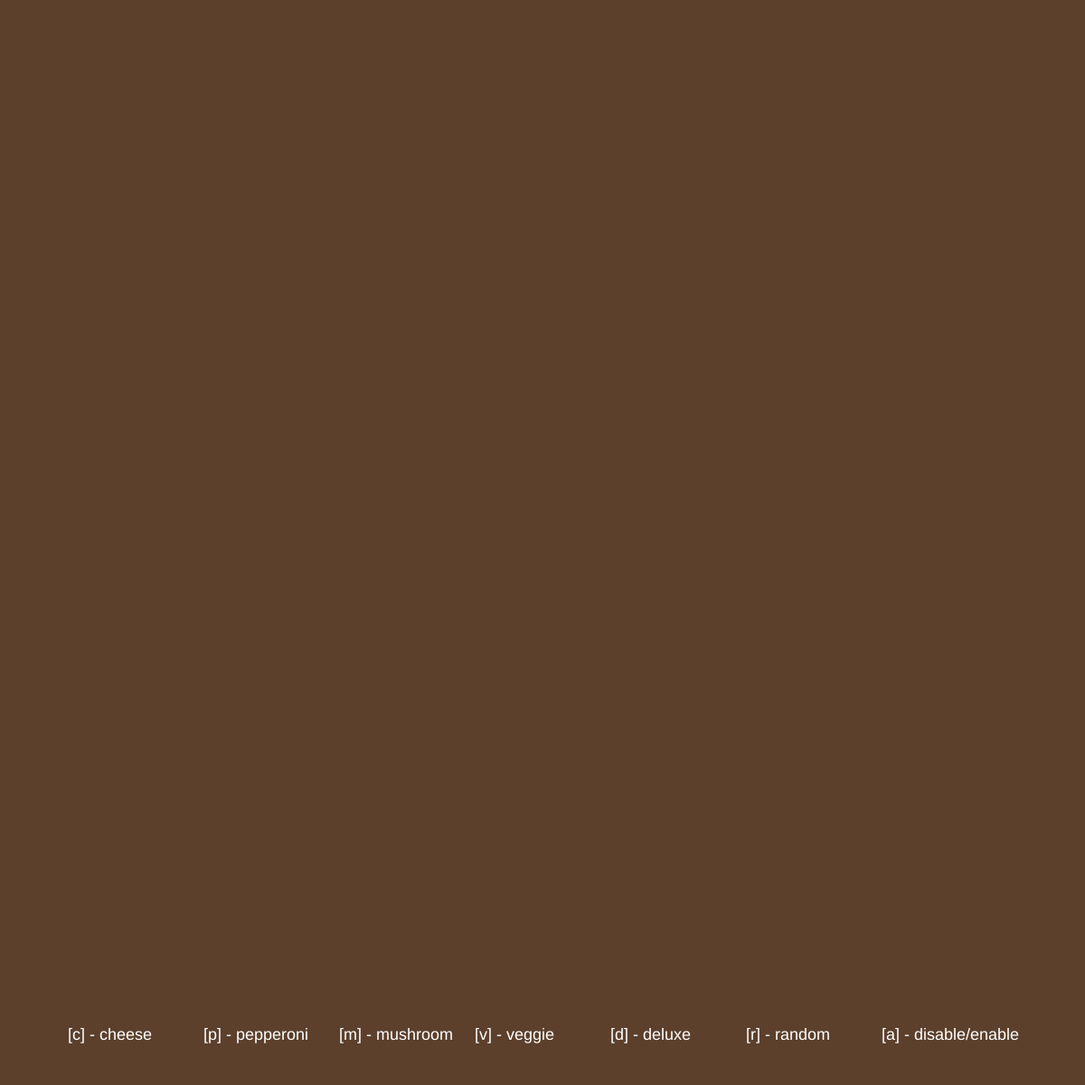
Frame 1 (no input)
Frame 60 (no input): identical to frame 1, image omitted
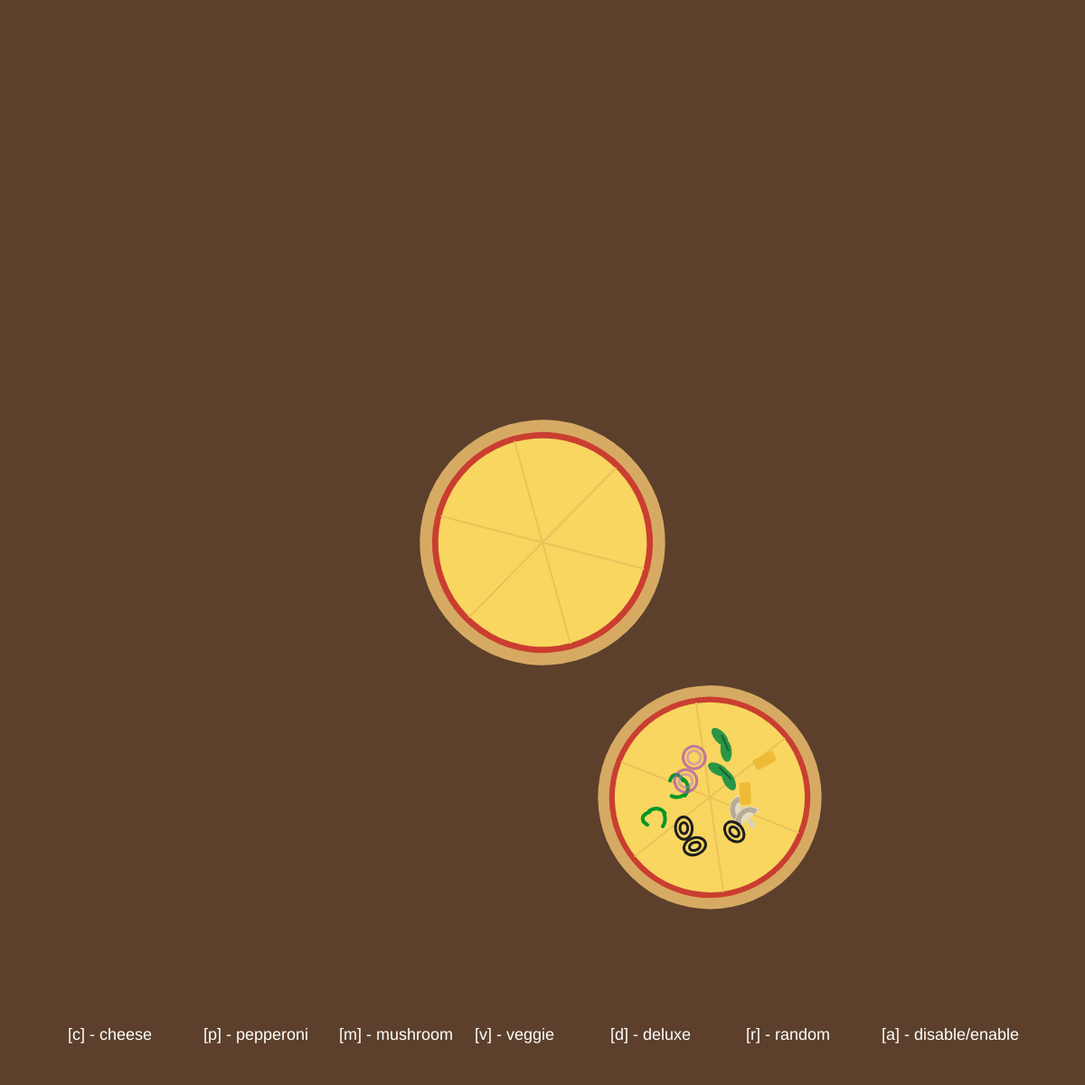
Frame 120 (the mouse pressed at the canvas centre since frame 60)

The p5.js sketch that drew these frames (run headless with seeded random() and noise() and a simulated clock; from frame 60 on, the mouse is pressed at the canvas centre):

// p5.js sketch
// ── sketch.js
// As I stated last week, I will be creating a pizza factory that only serves pizzas but with many variations and toppings.
// I implemented 5 variants of pizzas, including cheese, pepperoni, mushroom, veggie, and deluxe.
// I also chose seven toppings that can be served with these variants.
// They are pepperoni, mushroom, pepper, olive, onion, basil, and pineapple.
// Cheese pizza is the most basic one with no toppings, pepperoni pizza only has pepperoni topping, mushroom pizza only has mushroom topping.
// Veggie pizza include all vegeterian toppings including all toppings except for pepperoni.
// Deluxe pizza is the most premium pizza that serves with all seven toppings.
// However, I decided not to make pizzas get served with same number of toppings even though the total number of topping types will always be the same.
// For example, the mushroom pizza sometimes will come with 5 mushrooms and sometimes will come with 10 mushrooms (range between 5 and 10).
// This topping logic applies to all pizza variants to make sure the pizzas feel organic, not just a duplicate of one another.
// I decided to implement user interactions by allowing users to pick the variant they would like through pressing different keys.
// For example, 'c' represents cheese pizza, 'm' represents mushroom pizza, 'p' represents pepperoni pizza, 'v' represents veggie pizza, and 'd' represents deluxe pizza.
// Also, if the user presses 'r' key, it will randomly choose one of those five variants for users. 
// I also decided to automatically generate pizzas in random variants for users at the start so that users can have a quick glance of what the pizzas look like.
// To make it user-friendly, I enabled the 'a' key so that users can toggle between automatic and manually placing pizzas only. 
// Even if it is in the automatic mode, the user can still manually place pizzas.
// I also allow users to remove pizzas from the canvas just by clicking on the pizza they dislike.
// Another user-friendly design I made here is that I created this scale out-in effect for any pizza that is placed on the canvas for the first time to help users identify which pizza is the freshest (newest).
// To ensure an organic pattern of pizzas, I used many random() in my pizza functions to simulate different sizes, types, positions, and topping amount.


// declare global variables
let myPizzas = []; // this array contains all the pizzas that will be drawn on the canvas
let pizzaType; // this variable contains string value for pizza type
let tempPizzaType; // this variable contains string value for pizza type but used for the automatic pizza generator
let pizzaTypeContainer = ['cheese', 'pepperoni', 'mushroom', 'veggie', 'deluxe']; // this array contains all five pizza variants

// initialize topping counts and set to default 0
let totalToppingCount = 0;
let pepperoniCount = 0;
let mushroomCount = 0;
let pepperCount = 0;
let oliveCount = 0;
let onionCount = 0;
let basilCount = 0;
let pineappleCount = 0;

// initialize topping counts and set to default 0 but used for the automatic pizza generator
let tempTotalToppingCount = 0;
let tempPepperoniCount = 0;
let tempMushroomCount = 0;
let tempPepperCount = 0;
let tempOliveCount = 0;
let tempOnionCount = 0;
let tempBasilCount = 0;
let tempPineappleCount = 0;

let randomType = false; // initialize randomType boolean to false. Users do not start with random pizza selection
let isAutoGenerate = true; // initialize isAutoGenerate boolean to true. Canvas starts by automatically generating pizzas
let lastSpawn = 0; // initialize the spawnTime for automatic generator to 0


function setup() {
  createCanvas(1200, 1200);
}

function draw() {
  background(92, 64, 44);
  // I used this for loop to call displayPizza() function on each pizza instance stored inside myPizzas array so that every pizza pushed into the array will show on the canvas
  for (let i = 0; i < myPizzas.length; i++) {
    myPizzas[i].displayPizza();
  }
  // I created this automatic pizza generator that can generate pizzas with different variants every other second
  // Here I subtract millis() by last recorded time to see how many milli seconds has passed. If it is more than 1000ms (1s), it will record the time again and if the user chooses to auto generate pizza, the generator will do its job
  if ((millis() - lastSpawn) >= 1000) {
    lastSpawn = millis();
    if (isAutoGenerate) {
      // This line of code randomly chooses one of those 5 variants and stores in the tempPizzaType for later use. I used random() function here to round the numbers to integer so that it works properly inside an array.
      tempPizzaType = pizzaTypeContainer[round(random(0, 4))]; // https://p5js.org/reference/p5/round/
      // I called this customized function here to check which pizza type it is and assign random amount for each topping and calculate the total amount of topping
      updateTempToppingCount();
      let tempSize = random(200, 300); // assign a random size for the pizza
      // create a new instance of pizza class with corresponding values. I used many random() here to create organic patterns of pizza
      let tempPizza = new Pizza(tempPizzaType, tempSize, random(0 + (tempSize / 2), width - (tempSize / 2)), random(0 + (tempSize / 2), height - (tempSize / 2)), random(0, TWO_PI), tempTotalToppingCount, tempPepperoniCount, tempMushroomCount, tempPepperCount, tempOliveCount, tempBasilCount, tempOnionCount, tempPineappleCount);
      myPizzas.push(tempPizza); // add the newly created pizza instance to myPizzas array
    }
  }
  // on-screen text for instruction
  textSize(18);
  fill(255);
  text('[c] - cheese', 75, 1150);
  text('[p] - pepperoni', 225, 1150);
  text('[m] - mushroom', 375, 1150);
  text('[v] - veggie', 525, 1150);
  text('[d] - deluxe', 675, 1150);
  text('[r] - random', 825, 1150);
  text('[a] - disable/enable', 975, 1150);
}

// I created this customized function to check which pizza type it is and assign random amount for each topping and calculate the total amount of topping
// one thing to note here is that I only assign random amount to the toppings that exist in the corresponding variant, and pepperoniCount is excluded from total topping count because later in the class I will need to have the toppings in the correct order and numbers to assign each topping a random position using cos() and sin()
// pepperoni topping will not be using random positions so it is excluded from the total topping count
function updateTempToppingCount() {
  // total topping count need to be defaulted to 0 every time to avoid infinite accumulation
  tempTotalToppingCount = 0;
  if (tempPizzaType == 'pepperoni') {
    tempPepperoniCount = round(random(2, 5)); // round random numbers to an integer so that it can be used in for loops
  } else if (tempPizzaType == 'mushroom') {
    tempMushroomCount = round(random(5, 10));
    tempTotalToppingCount = tempMushroomCount;
  } else if (tempPizzaType == 'veggie') {
    tempMushroomCount = round(random(1, 4));
    tempOliveCount = round(random(1, 4));
    tempPepperCount = round(random(1, 4));
    tempOnionCount = round(random(1, 4));
    tempBasilCount = round(random(1, 4));
    tempPineappleCount = round(random(1, 4));
    tempTotalToppingCount = tempOnionCount + tempMushroomCount + tempOliveCount + tempPepperCount + tempBasilCount + tempPineappleCount;
  } else if (tempPizzaType == 'deluxe') {
    tempPepperoniCount = round(random(5, 8));
    tempMushroomCount = round(random(1, 4));
    tempOliveCount = round(random(1, 4));
    tempPepperCount = round(random(1, 4));
    tempOnionCount = round(random(1, 4));
    tempBasilCount = round(random(1, 4));
    tempPineappleCount = round(random(1, 4));
    tempTotalToppingCount = tempOnionCount + tempMushroomCount + tempOliveCount + tempPepperCount + tempBasilCount + tempPineappleCount;
  }
}

// same reason for creating this customized function except that it is used for spawning pizzas with mouse clicks
// I created the second version of the same function and corresponding variables to make sure the automatic generator does not interfere with manual spawned pizzas
// I wanted each system to contain their own values to avoid future bugs and errors
// the only difference of this customized function is that it receives random type input from the user, signaling whether to spawn a random pizza variant for the next mouse click
function updateToppingCount() {
  totalToppingCount = 0;
  if (randomType == true) {
    pizzaType = pizzaTypeContainer[round(random(0, 4))];
  }
  if (pizzaType == 'pepperoni') {
    pepperoniCount = round(random(2, 5));
  } else if (pizzaType == 'mushroom') {
    mushroomCount = round(random(5, 10));
    totalToppingCount = mushroomCount;
  } else if (pizzaType == 'veggie') {
    mushroomCount = round(random(1, 4));
    oliveCount = round(random(1, 4));
    pepperCount = round(random(1, 4));
    onionCount = round(random(1, 4));
    basilCount = round(random(1, 4));
    pineappleCount = round(random(1, 4));
    totalToppingCount = onionCount + mushroomCount + oliveCount + pepperCount + basilCount + pineappleCount;
  } else if (pizzaType == 'deluxe') {
    pepperoniCount = round(random(5, 8));
    mushroomCount = round(random(1, 4));
    oliveCount = round(random(1, 4));
    pepperCount = round(random(1, 4));
    onionCount = round(random(1, 4));
    basilCount = round(random(1, 4));
    pineappleCount = round(random(1, 4));
    totalToppingCount = onionCount + mushroomCount + oliveCount + pepperCount + basilCount + pineappleCount;
  }
}

// I used this built-in function to receive user key input and decide which pizza variant users want
// Users can select a random variant each time by pressing 'r' and enabling or disabling pizza auto-generation by toggling 'a'
// need to reset random type to false so that when users choose other pizza supplies, it will not randomly choose one for user
function keyPressed() {
  randomType = false;
  if (key == 'c') {
    pizzaType = 'cheese';
  } else if (key == 'p') {
    pizzaType = 'pepperoni';
  } else if (key == 'm') {
    pizzaType = 'mushroom';
  } else if (key == 'v') {
    pizzaType = 'veggie';
  } else if (key == 'd') {
    pizzaType = 'deluxe';
  } else if (key == 'r') {
    randomType = true;
  } else if (key = 'a') {
    if (isAutoGenerate) {
      isAutoGenerate = false;
    } else {
      isAutoGenerate = true;
    }
  }
}
 
// I used this built-in function to receive user mouse click input so that when user clicks on the canvas, it will generate a pizza at that (mouseX, mouseY) location
// it can also detect if the user's mouse is within any pizza's radius, and if it is hovering over any pizza, when the mouse is clicked, it will remove that pizza instead of generating a new one
function mousePressed() {
  let isHovering = false;
  // need to check which pizza type the user chooses and assign random amount for each topping and calculate the total amount of topping
  updateToppingCount();

  // I used a reverse for loop to scan through all pizza instances that might be hovered by the mouse
  // It will scan from the end of the array to ensure the pizza layered at the top will be removed first if the mouse hovers over the intersection of two pizzas
  for (let i = myPizzas.length - 1; i >= 0; i--) {
    if (myPizzas[i].hovering == true) {
      myPizzas.splice(i, 1); // splice() function is used to remove the hovered pizza | https://developer.mozilla.org/en-US/docs/Web/JavaScript/Reference/Global_Objects/Array/splice
      isHovering = true; // set isHovering to true so that the next conditional statement will never be executed by any chance. We want to remove instead of add when mouse is hovering over a pizza
      return; // I used return here so that the for loop will not keep deleting pizzas once it has already has deleted one. We want it to exit the loop immediately once the first pizza is removed | https://developer.mozilla.org/en-US/docs/Web/JavaScript/Reference/Statements/return
    }
  }

  // if the mouse is not hovering over any pizzas, a new pizza instance will be added to the canvas based on mouse click and parameters
  if (isHovering == false) {
    let pizzaTempHolder = new Pizza(pizzaType, random(200, 300), mouseX, mouseY, random(0, TWO_PI), totalToppingCount, pepperoniCount, mushroomCount, pepperCount, oliveCount, basilCount, onionCount, pineappleCount);
    myPizzas.push(pizzaTempHolder);
  }
}

// I created this customized function as a helper to simulate scale-out-in effect. It takes in the time when the pizza is added to the canvas, the animation duration in ms, and max scale value allowed
// I used lerp() to smooth out the scaling effect
function spawnLerpScale(spawnTime, animDuration, maxScale) {
  // alpha controls the progress of the interpolation, so I subtracted current time in ms by the time when it was first spawned on canvas, and then divide it by the total duration I want it to animate. 
  // this gives me the progress of the animation from 0 to infinity. So to make it stay within bound and to prevent future crashes, I used the constrain() function to make it stay within 0 to 1 bound
  // even it finishes animating, alpha will remain at 1
  let alpha = constrain((millis() - spawnTime) / animDuration, 0 , 1);
  // when the animation is before half, this function keeps returning the lerp value from 1 to max scale
  // I multiplied alpha by 2 is becuase I wanted it to reach max scale despite the max scale animation only plays to the half of the entire animation duration
  if (alpha <= 0.5) {
    return lerp(1, maxScale, alpha * 2);
  } else {
    // when the animation is half way to the finish line, this function keeps returning the lerp value from max scale back to 1
    // I subtracted alpha by 0.5 to let the lerping progress begin at 0 and then multiply the whole thing by 2 so that it lerps completely back to 1
    return lerp(maxScale, 1, (alpha - 0.5) * 2);
  }
}

// I created Pizza class to spawn instances of it using same parameters but storing different values for each instance
class Pizza {
  // create parameters for pizza instance
  constructor(variant, size, x, y, rotation, totalToppingCount, pepperoniCount, mushroomCount, pepperCount, oliveCount, basilCount, onionCount, pineappleCount) {
    // assign parameter values to pizza instance
    this.variant = variant;
    this.size = size;
    this.x = x;
    this.y = y;
    this.rotation = rotation;
    this.totalToppingCount = totalToppingCount;
    this.pepperoniCount = pepperoniCount;
    this.mushroomCount = mushroomCount;
    this.onionCount = onionCount;
    this.pepperCount = pepperCount;
    this.pineappleCount = pineappleCount;
    this.oliveCount = oliveCount;
    this.basilCount = basilCount;
    // define variables inside class 
    this.hovering = false; // this variable is used to determine mouse hovering
    this.spawnTime = millis(); // these three variables will be used for the scale-out-in animation
    this.animDuration = 500; // ...
    this.maxScale = 1.2; // ...
    this.toppingSize = size * 0.1; // this is a general scalar for topping size
    this.toppingPositions = []; // this array stores topping positions in terms of 2d vector location
    this.toppingRotations = []; // this array stores topping rotations 

    // I got inspired by the in-class tutorial of using this method to locate toppings in a random pattern | https://www.dropbox.com/scl/fi/bm0d4q30z7w4wgb0p3lry/PizzaClass.mov?rlkey=h97dnqmlu2242aimf8qgj2cb1&e=2&dl=0
    // I used a for loop to loop through every toppings added based on the variant so that each topping will have a random position based on the cos() and sin() function combined with random()
    // by randomly assigning polar coordinates to the toppings, I can make sure every topping stays wihtin the crust while maintaining a random arrangement which makes the pizza look more organic

    for (let i = 0; i < this.totalToppingCount; i++) {
      let spacing = TWO_PI / totalToppingCount; // even spacing for each topping but will be randomized after
      let posX = cos(i * spacing) * random(10, size / 2 - 50); // randomized polar coordinate
      let posY = sin(i * spacing) * random(10, size / 2 - 50);
      let newVector = createVector(posX, posY); // create a 2d vector to store the polar coordinate
      this.toppingPositions.push(newVector); // add each polar coordinate to the array so they can be distributed afterwards
      let newRotation = random(0, TWO_PI); // create random rotation for each topping that ranges between 0 and two PI (0 - 360 deg)
      this.toppingRotations.push(newRotation); // add each rotation value to the array so they can be distributed afterwards
    }
  }

  // I created this customized function inside the Pizza class to help draw the toppings on top of the base layers like crust and sauce
  // I created one for each of the toppings, which makes debugging easier
  // each draw topping function will take in size value from each pizza instance's toppingSize
  drawPepperoni (size) {

    let scalar = 1.75; // scalar variable

    // I created this loop to place "pepperoniCount" amount of pepperoni toppings on the crust
    // it will circle around the crust because I rotated every pepperoni evenly and separate each rotation offset using push() and pop()
    for (let i = 0; i < this.pepperoniCount; i++) {
        
      let rotationOffset2 = (i / this.pepperoniCount) * TWO_PI;
      noStroke();
      push();
      rotate(rotationOffset2);
      fill(176, 54, 45);   
      // I offset the circle x coordinate from the crust center so that the pepperoni will stay at the edge instead of middle
      // this first circle draws the pepperoni base shape
      circle((this.size * 0.65) / 2, 0, size * 0.8 * scalar);
      fill(120, 20, 20, 160);
      // these three additional circles draw the darker small areas inside the larger circle to represent fats
      circle((this.size * 0.6) / 2, 0, size * 0.25 * scalar);     
      circle((this.size * 0.7) / 2, 0, size * 0.2 * scalar);
      circle((this.size * 0.65) / 2, 10, size * 0.15 * scalar);      
      pop();
    }
  } 

  drawMushroom (size) {
    // this outer for loop spreads "mushroomCount" number of mushrooms on the crust using the pre-assigned positions we added to the toppingPositions array
    // translate() is used here to adjust each mushroom topping's position based on the array. The x and y value of the 2d postion vector is retrieved from the i index of the array, and these values are going to be the x and y coordinate offset of each mushroom
    // rotate() is used here to adjust each mushroom's rotation based on the values stored in the toppingRotations array
    for (let i = 0; i < this.mushroomCount; i++) {
      push(); // separate transformation for each mushroom
      noStroke();
      fill(228, 220, 190);
      translate(this.toppingPositions[i].x, this.toppingPositions[i].y);
      rotate(this.toppingRotations[i]);
      
      // draws the upper big arc of the mushroom
      arc(0, 0, size * 1.3, size, PI, 0, OPEN);
      
      // draws the lower rectangle part of the mushroom
      rectMode(CENTER);
      fill(220, 210, 180);
      rect(0, size * 0.25, size * 0.25, size * 0.45, size * 0.1);
      
      // I used a for loop to iterate three drawings for the mushroom thin arcs within the upper large arc
      noFill();
      stroke(180, 170, 150);
      strokeWeight(2);
      let d = size * 0.55; // define diameter
      for (let i = 0; i < 3; i++) {
        // I offseted each thin arc by (size * 0.08) each time
        let adjustedD = d - i * (size * 0.08);
        arc(0, 0, adjustedD * 2, adjustedD * 1.6, PI + 0.15, TWO_PI - 0.15);
      }
      pop();
    }
  }

  drawOlive (size) {
    // I created the start and end number to deal with incremental index in toppingPosition array as well as toppingRotation array
    // by doing so, the topping's position and rotation will not be the same as the previous topping type's
    let start = this.mushroomCount;
    let end = this.mushroomCount + this.oliveCount; 
    for (let i = start; i < end; i++) {
      push(); // separate transformation
      translate(this.toppingPositions[i].x, this.toppingPositions[i].y); // same logic
      rotate(this.toppingRotations[i]); // same logic
      noFill();
      stroke(30);
      strokeWeight(3);
      // draws olive shape using two ellipses
      ellipse(0, 0, size, size * 0.75);
      ellipse(0, 0, size * 0.5, size * 0.35);
      pop();
    }
  }

  drawPepper (size) {
    // same logic for incremental index in the toppingPosition and toppingRotation array
    let start = this.mushroomCount + this.oliveCount;
    let end = this.mushroomCount + this.oliveCount + this.pepperCount;
    for (let i = start; i < end; i++) {
      push(); // separate transformation
      translate(this.toppingPositions[i].x, this.toppingPositions[i].y); // same logic
      rotate(this.toppingRotations[i]); // same logic
      noFill();
      stroke(0, 150, 40);
      strokeWeight(4);
      // draws pepper shape using three arcs
      arc(0, 0, size * 1.2, size * 0.7, TWO_PI * 0.9, PI * 0.25);
      arc(0, 0, size * 0.95, size * 0.95, PI * 0.25, PI * 0.8);
      arc(0, 0, size * 0.8, size, PI * 0.8, PI * 1.25);
      pop();
    }
  }

  drawOnion (size) {
    // same logic for incremental index in the toppingPosition and toppingRotation array
    let start = this.mushroomCount + this.oliveCount + this.pepperCount;
    let end = this.mushroomCount + this.oliveCount + this.pepperCount + this.onionCount;
    for (let i = start; i < end; i++) {
      push(); // separate transformation
      translate(this.toppingPositions[i].x, this.toppingPositions[i].y); // same logic
      rotate(this.toppingRotations[i]); // same logic
      noFill();
      strokeWeight(3);
      stroke(170, 80, 180, 180);
      // draws onion using two circles
      circle(0, 0, size);
      stroke(190, 120, 200, 140);
      circle(0, 0, size * 0.6);
      pop();
    }
  }

  drawBasil (size) {
    // same logic for incremental index in the toppingPosition and toppingRotation array
    let start = this.mushroomCount + this.oliveCount + this.pepperCount + this.onionCount;
    let end = this.mushroomCount + this.oliveCount + this.pepperCount + this.onionCount + this.basilCount;
    for (let i = start; i < end; i++) {
      push(); // separate each basil's transformation
      translate(this.toppingPositions[i].x, this.toppingPositions[i].y); // same logic
      rotate(this.toppingRotations[i]); // same logic

      // draws the left leaf using ellipse
      noStroke();
      fill(40, 150, 70);
      push(); // separate each leaf's transformation
      rotate(-0.3); 
      ellipse(-size * 0.35, 0, size, size * 0.5); 
      pop();

      // draws the right leaf using ellipse
      push(); // separate each leaf's transformation
      rotate(0.3);  
      ellipse( size * 0.35, 0, size, size * 0.5); 
      pop();

      // draws the stem that connects the two leaves using a single line
      stroke(25, 100, 45);
      strokeWeight(2);
      line(-size * 0.35, 0, size * 0.35, 0);
      pop();
    }
  }

  drawPineapple (size) {
    // same logic for incremental index in the toppingPosition and toppingRotation array
    let start = this.mushroomCount + this.oliveCount + this.pepperCount + this.onionCount + this.basilCount;
    let end = this.mushroomCount + this.oliveCount + this.pepperCount + this.onionCount + this.basilCount + this.pineappleCount;
    for (let i = start; i < end; i++) {
      push(); // separate each basil's transformation
      translate(this.toppingPositions[i].x, this.toppingPositions[i].y); // same logic
      rotate(this.toppingRotations[i]); // same logic
      noStroke();
      // draws the pineapple using rectangle
      rectMode(CENTER);
      fill(238, 187, 54);
      rect(0, 0, size, size * 0.5, size * 0.1);
      pop();
    }
  }

  // I created this customized class function to display each individual pizza instance on the canvas
  // It draws the basic layers of the pizza like the crust, sauce, and cheese. It also outlines the thin cuts within the pizza.
  // this function also uses other helper functions from the class that we created previously, such as the drawPepperoni() and drawMushroom() etc., to draw the entire look of the pizza with all their corresponding toppings chosen by users and printed them on the canvas
  // this displayPizza function also keep tracks of the distance between mouse and each pizza instance, and when the distance is close enough, it will mark it as being hovered and will be removed once the user clicks on it
  // I used dist() function over here is because displayPizza() runs inside draw(), meaning that it will get updated every frame, so here is the solid place for keeping track of mouse distance
  displayPizza () {

    let mouseDist = dist(mouseX, mouseY, this.x, this.y); // https://p5js.org/reference/p5/dist/
    // if mouse is hovering over this pizza instance, this pizza instance will be marked hovering = true, and vice versa
    if (mouseDist < this.size / 2) {
      this.hovering = true;
    } else {
      this.hovering = false;
    }

    // I called the spawnLerpScale() function here to update the lerp for my scale-out-in effect
    // I store the lerped scale value to lerpScale so that it can be used inside the scale() function to smooth the scale effect
    let lerpScale = spawnLerpScale(this.spawnTime, this.animDuration, this.maxScale);
    
    push(); // separate transformation of each pizza instance
    translate(this.x, this.y); // translate the entire pizza based on the given x and y values
    rotate(this.rotation); // rotate the entire pizza based on the given rotation values
    scale(lerpScale); // https://p5js.org/examples/transformation-scale/

    // draws crust
    noStroke(); 
    fill(215, 170, 100);
    circle(0, 0, this.size);

    // draws sauce
    fill(202, 62, 48);
    circle(0, 0, this.size * 0.9);

    // draws cheese
    fill(248, 214, 96);
    circle(0, 0, this.size * 0.85);

    stroke(234, 195, 90);
    strokeWeight(2);
    // I used this for loop to draw six slice lines of the pizza
    // they are spreaded evenly in a circular pattern
    // I did it by offsetting each line's rotation and separating those rotations using push() and pop()
    for (let i = 0; i < 6; i ++) {
      let rotationOffset = (i / 6) * TWO_PI; // space the slice lines evenly
      push();
      rotate(rotationOffset);
      line(0, 0, (this.size * 0.85) / 2, 0)
      pop();
    }

    // I used these conditional statements to decide what toppings should be provided on top of the pizza based on the pizza variant
    if (this.variant == "pepperoni") {
      this.drawPepperoni(this.toppingSize);  
    } else if (this.variant == "mushroom") {
      this.drawMushroom(this.toppingSize);
    } else if (this.variant == "veggie") {
      this.drawMushroom(this.toppingSize);
      this.drawOlive(this.toppingSize);
      this.drawPepper(this.toppingSize);
      this.drawOnion(this.toppingSize);
      this.drawBasil(this.toppingSize);
      this.drawPineapple(this.toppingSize);
    } else if (this.variant == "deluxe") {
      this.drawPepperoni(this.toppingSize); 
      this.drawMushroom(this.toppingSize);
      this.drawOlive(this.toppingSize);
      this.drawPepper(this.toppingSize);
      this.drawOnion(this.toppingSize);
      this.drawBasil(this.toppingSize);
      this.drawPineapple(this.toppingSize);
    }
    pop();
  }
}
